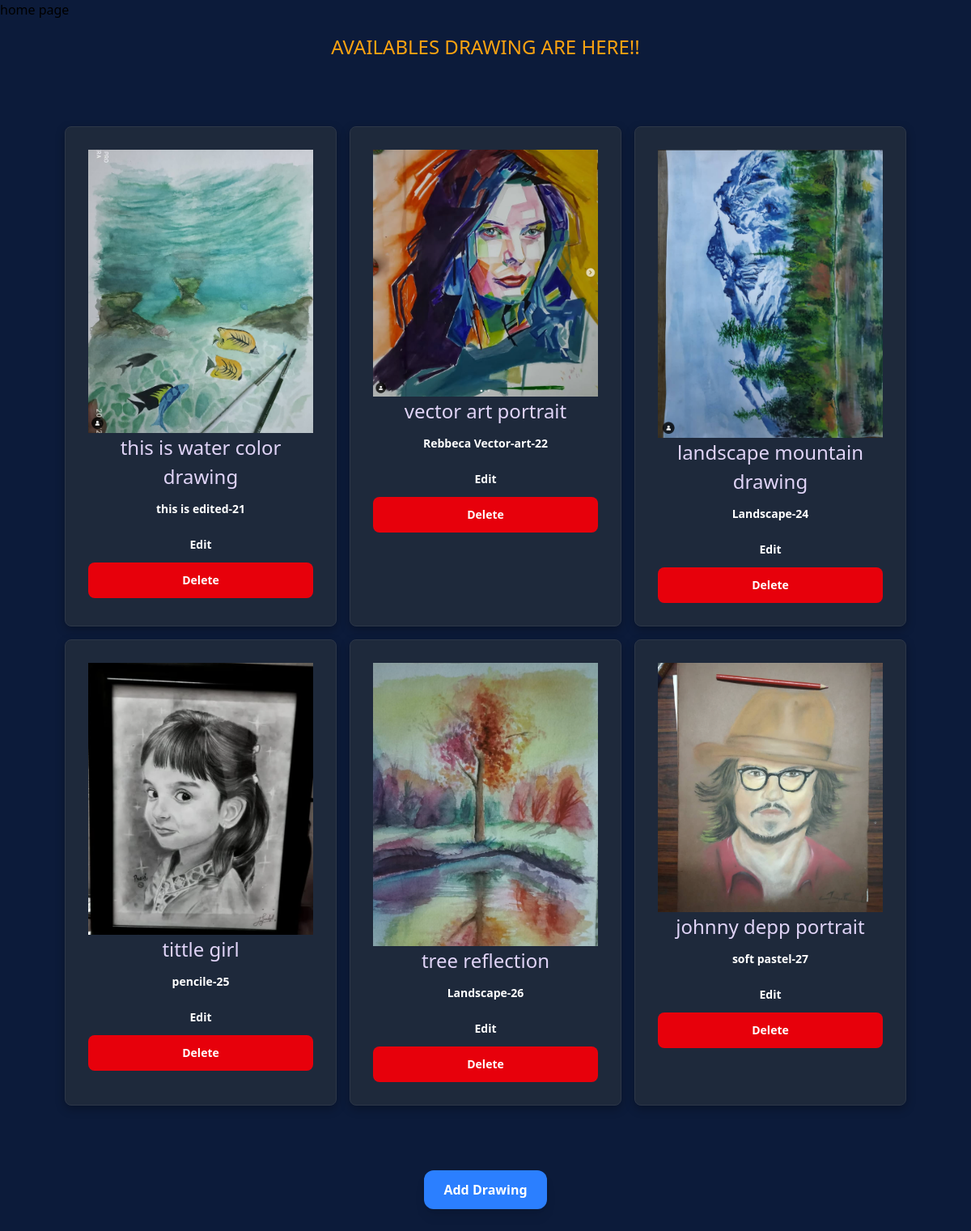
Page /Drawings/ on the committed database.
### Drawings/models.py (models this page shows, shortened)
class AllDrawing(models.Model):
    DRAWING_TYLE_CHOICES = [
        ('Pencil', 'Pencil'),
        ('Charcoal', 'Charcoal'),
        ('Watercolor', 'Watercolor'),
        ('Oil', 'Oil'),
        ('Acrylic', 'Acrylic'),
        ('Digital', 'Digital'),
        ('Mixed Media', 'Mixed Media'),
        ('Soft-Pastels', 'Soft-Pastels'),
    ]
    name = models.CharField(max_length=100)
    image = models.ImageField(upload_to='Drawings/')
    date_added = models.DateTimeField(default=timezone.now)
    type = models.CharField(max_length=50, choices=DRAWING_TYLE_CHOICES)
    description = models.TextField(default='')

### Drawings/views.py (the view)
# urls.py: path('',views.all_drawings,name='all_drawings'),
def all_drawings(request):
     drawings = AllDrawing.objects.all()
     return render(request,'Drawings/all_drawings.html',{'drawings':drawings})

### Drawings/templates/drawings/all_drawings.html (shortened to what this page needs)
{% extends "layout.html" %}
{% block content %}
<h4>AVAILABLES DRAWING ARE HERE!!</h4>
<div class="grid grid-cols-3 gap-4 p-10 m-10">
  {% for drawing in drawings %}
  <div class="bg-purple-900 p-7 rounded-lg shadow-md">
    <img src="{{drawing.image.url}}" alt="" />
    <h3>{{drawing.description}}</h3>
    <a href="{% url 'drawing_detail' drawing.id %}">
      <button
        type="button"
        class="inline-flex justify-center items-center w-full px-4 py-2 text-sm font-medium text-white bg-purple-600-700 rounded-lg hover:bg-pu-800 focus:ring-4 focus:outline-none focus:ring-blue-300 dark:bg-blue-600 dark:hover:bg-blue-700 dark:focus:ring-blue-800"
      >
        {{ drawing.name }}-{{ drawing.id }}
      </button>
    </a>
    <form method="POST" action="{% url 'delete_drawing' drawing.id %}">
<a href="{% url 'edit_drawing' drawing.id %}">
  <button type="button"
    class="w-full mt-2 bg-yellow-500 hover:bg-yellow-600 text-white py-2 px-4 rounded-lg text-sm">
    Edit
  </button>
</a>
<form action="{% url 'delete_drawing' drawing.id %}" method="POST" class="mt-2">
  <button
    type="submit"
    class="w-full bg-red-600 hover:bg-red-700 text-white font-medium py-2 px-4 rounded-lg text-sm"
  >
    Delete
  </button>
</form>
  </form>
  </div>
  {% endfor %}
</div>
<div class="flex justify-center mt-10 pb-10">
  <a href="{% url 'add_drawing' %}" class="bg-blue-500 hover:bg-blue-600 text-white font-semibold py-3 px-6 rounded-xl shadow-lg transition-all duration-300">
    Add Drawing
  </a>
</div>
{% endblock %}

### templates/layout.html (shortened to what this page needs)
{% load static tailwind_tags %}
 {% load static %}
<!DOCTYPE html>
<html lang="en">
  <head>
    {% tailwind_css %}
  </head>
  <body>
    {% block content %}{% endblock %}
  </body>
</html>

### rows in the picture
AllDrawing: image (picture), description "this is water color drawing", name "this is edited", id "21"
AllDrawing: image (picture), description "vector art portrait", name "Rebbeca Vector-art", id "22"
AllDrawing: image (picture), description "landscape mountain drawing", name "Landscape", id "24"
AllDrawing: image (picture), description "tittle girl", name "pencile", id "25"
AllDrawing: image (picture), description "tree reflection", name "Landscape", id "26"
AllDrawing: image (picture), description "johnny depp portrait", name "soft pastel", id "27"
